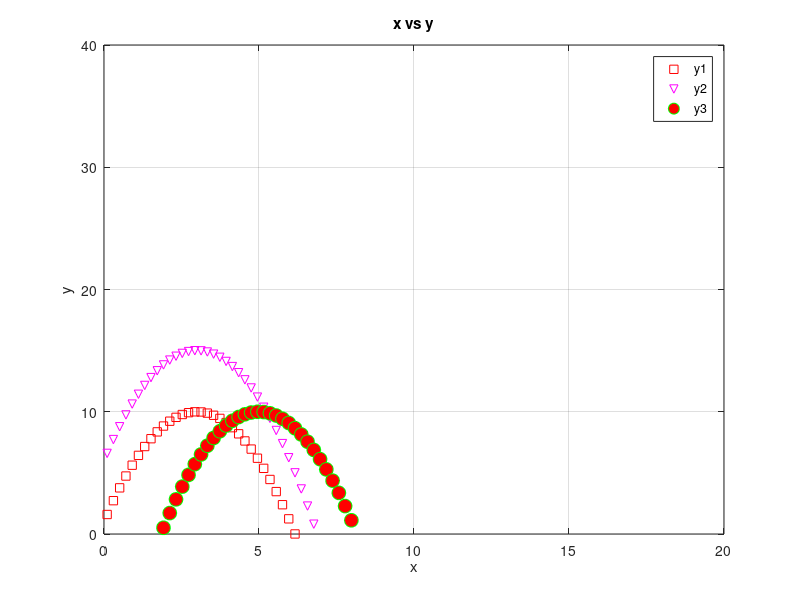

The MATLAB source for this figure:
clc, clearvars, close all

x = linspace(-10,10)

y1 = -(x-3).^2 + 10
y2 = -(x-3).^2 + 15
y3 = -(x-5).^2 + 10

figure(1)
%subplot(2,2,1) % place it in the first position of 2 by 2 matrice
plot(x,y1, "rs") % red squares
xlabel('x'), ylabel('y'), title('x vs y')
grid on
hold on

plot(x,y2, "mv") % magenta triangle
hold on

plot(x,y3,"go", "MarkerFaceColor", "r", "MarkerSize",10)

legend("y1", "y2", "y3")

xlim([0,20]), ylim([0,40])

